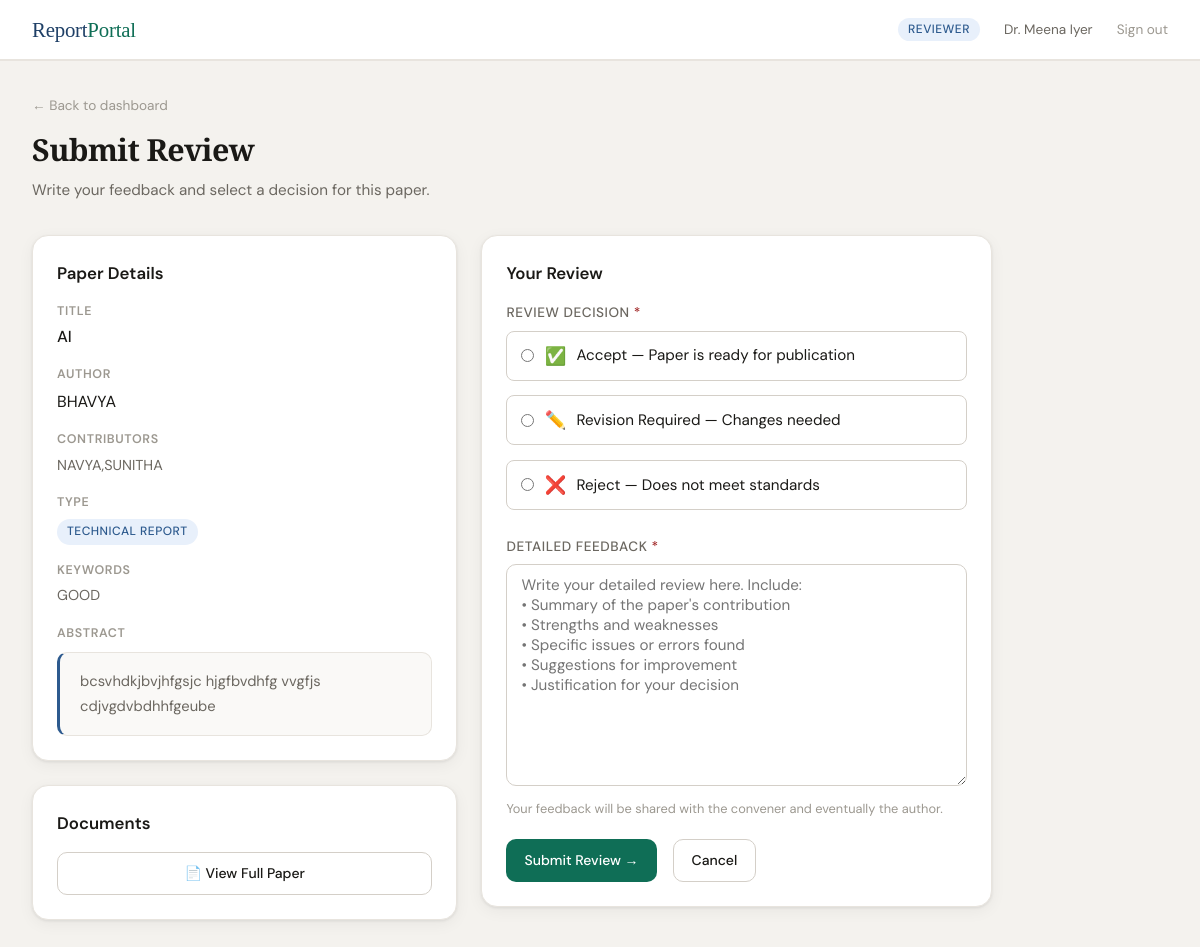
The app's page /reviewer/review/1/ (signed in) with its own data.
### accounts/models.py (models this page shows, shortened)
class User(AbstractBaseUser, PermissionsMixin):
    ROLE_CHOICES = [
        ('author', 'Author'),
        ('convener', 'Convener'),
        ('reviewer', 'Reviewer'),
    ]
    email = models.EmailField(unique=True)
    full_name = models.CharField(max_length=200, blank=True)
    role = models.CharField(max_length=20, choices=ROLE_CHOICES, default='author')
    is_active = models.BooleanField(default=True)
    is_staff = models.BooleanField(default=False)
    date_joined = models.DateTimeField(auto_now_add=True)
    otp = models.CharField(max_length=6, blank=True, null=True)
    otp_created_at = models.DateTimeField(blank=True, null=True)
    objects = UserManager()
    USERNAME_FIELD = 'email'
    REQUIRED_FIELDS = []
    class Meta:
        verbose_name = 'User'

### reports/models.py (models this page shows, shortened)
class Report(models.Model):
    REPORT_TYPE_CHOICES = [
        ('technical', 'Technical Report'),
        ('verification', 'Verification Report'),
        ('research', 'Research Report'),
    ]
    STATUS_CHOICES = [
        ('submitted', 'Submitted'),
        ('under_review', 'Under Review'),
        ('revision_required', 'Revision Required'),
        ('accepted', 'Accepted'),
        ('rejected', 'Rejected'),
    ]
    author = models.ForeignKey(User, on_delete=models.CASCADE, related_name='reports')
    report_type = models.CharField(max_length=30, choices=REPORT_TYPE_CHOICES)
    title = models.CharField(max_length=300)
    author_name = models.CharField(max_length=200)
    contributors = models.TextField(blank=True, help_text='Comma-separated contributor names')
    abstract = models.TextField()
    keywords = models.CharField(max_length=500)
    plagiarism_doc = models.FileField(upload_to='plagiarism/', null=True, blank=True)
    paper_doc = models.FileField(upload_to='papers/')
    status = models.CharField(max_length=30, choices=STATUS_CHOICES, default='submitted')
    submitted_at = models.DateTimeField(auto_now_add=True)
    updated_at = models.DateTimeField(auto_now=True)
    convener_notes = models.TextField(blank=True)
    assigned_reviewer = models.ForeignKey(
        User, on_delete=models.SET_NULL, null=True, blank=True,
        related_name='assigned_reports'
    )
    reviewer_feedback = models.TextField(blank=True)
    reviewed_at = models.DateTimeField(null=True, blank=True)
    class Meta:
        ordering = ['-submitted_at']

### reports/views.py (the view)
        def wrapper(request, *args, **kwargs):
            if not request.user.is_authenticated:
                return redirect('login')
            if request.user.role not in roles:
                messages.error(request, 'Access denied.')
                return redirect('dashboard')
            return view_func(request, *args, **kwargs)

### reports/views.py (called while the page is built, shortened)
def role_required(*roles):
    def decorator(view_func):
        def wrapper(request, *args, **kwargs):
            if not request.user.is_authenticated:
                return redirect('login')
            if request.user.role not in roles:
                messages.error(request, 'Access denied.')
                return redirect('dashboard')
            return view_func(request, *args, **kwargs)
        return wrapper
    return decorator

@login_required
@role_required('reviewer')
def submit_review(request, report_id):
    report = get_object_or_404(Report, id=report_id)
    return render(request, 'reports/submit_review.html', {'report': report})

### templates/reports/submit_review.html (shortened to what this page needs)
{% extends 'base.html' %}
{% block content %}
<div class="page-header">
  <a href="{% url 'reviewer_dashboard' %}" style="font-size:0.85rem;color:var(--text3);">← Back to dashboard</a>
  <h1 style="margin-top:0.5rem;">Submit Review</h1>
  <p>Write your feedback and select a decision for this paper.</p>
</div>
<div style="display:grid;grid-template-columns:1fr 1.2fr;gap:1.5rem;align-items:start;max-width:960px;">
  <div>
    <div class="card" style="margin-bottom:1.5rem;">
      <div class="card-title">Paper Details</div>
      <div style="display:flex;flex-direction:column;gap:1rem;">
        <div>
          <div style="font-size:0.78rem;color:var(--text3);text-transform:uppercase;letter-spacing:0.05em;font-weight:600;margin-bottom:4px;">Title</div>
          <div style="font-weight:500;line-height:1.4;">{{ report.title }}</div>
        </div>
        <div>
          <div style="font-size:0.78rem;color:var(--text3);text-transform:uppercase;letter-spacing:0.05em;font-weight:600;margin-bottom:4px;">Author</div>
          <div>{{ report.author_name }}</div>
        </div>
        {% if report.contributors %}
        <div>
          <div style="font-size:0.78rem;color:var(--text3);text-transform:uppercase;letter-spacing:0.05em;font-weight:600;margin-bottom:4px;">Contributors</div>
          <div style="font-size:0.9rem;color:var(--text2);">{{ report.contributors }}</div>
        </div>
        {% endif %}
        <div>
          <div style="font-size:0.78rem;color:var(--text3);text-transform:uppercase;letter-spacing:0.05em;font-weight:600;margin-bottom:4px;">Type</div>
          <span class="badge badge-blue">{{ report.get_report_type_display }}</span>
        </div>
        <div>
          <div style="font-size:0.78rem;color:var(--text3);text-transform:uppercase;letter-spacing:0.05em;font-weight:600;margin-bottom:4px;">Keywords</div>
          <div style="font-size:0.9rem;color:var(--text2);">{{ report.keywords }}</div>
        </div>
        <div>
          <div style="font-size:0.78rem;color:var(--text3);text-transform:uppercase;letter-spacing:0.05em;font-weight:600;margin-bottom:6px;">Abstract</div>
          <div class="abstract-box">{{ report.abstract }}</div>
        </div>
      </div>
    </div>
    <div class="card">
      <div class="card-title">Documents</div>
      <div style="display:flex;flex-direction:column;gap:8px;">
        {% if report.paper_doc %}
        <a href="{{ report.paper_doc.url }}" target="_blank" class="btn btn-outline" style="justify-content:center;">📄 View Full Paper</a>
        {% endif %}
      </div>
    </div>
  </div>
  <div class="card">
    <div class="card-title">Your Review</div>
    <form method="post">
      <div class="form-group">
        <label>Review Decision <span style="color:var(--red);">*</span></label>
        <div style="display:flex;flex-direction:column;gap:8px;">
          <label style="display:flex;align-items:center;gap:10px;font-size:0.95rem;font-weight:400;color:var(--text);text-transform:none;letter-spacing:0;cursor:pointer;padding:10px 14px;border:1.5px solid var(--border2);border-radius:8px;transition:border 0.2s;" id="lbl-accepted">
            <input type="radio" name="decision" value="accepted" onchange="highlight(this)" style="width:auto;margin:0;">
            <span style="font-size:1.1rem;">✅</span> Accept — Paper is ready for publication
          </label>
          <label style="display:flex;align-items:center;gap:10px;font-size:0.95rem;font-weight:400;color:var(--text);text-transform:none;letter-spacing:0;cursor:pointer;padding:10px 14px;border:1.5px solid var(--border2);border-radius:8px;transition:border 0.2s;" id="lbl-revision_required">
            <input type="radio" name="decision" value="revision_required" onchange="highlight(this)" style="width:auto;margin:0;">
            <span style="font-size:1.1rem;">✏️</span> Revision Required — Changes needed
          </label>
          <label style="display:flex;align-items:center;gap:10px;font-size:0.95rem;font-weight:400;color:var(--text);text-transform:none;letter-spacing:0;cursor:pointer;padding:10px 14px;border:1.5px solid var(--border2);border-radius:8px;transition:border 0.2s;" id="lbl-rejected">
            <input type="radio" name="decision" value="rejected" onchange="highlight(this)" style="width:auto;margin:0;">
            <span style="font-size:1.1rem;">❌</span> Reject — Does not meet standards
          </label>
        </div>
      </div>
      <div class="form-group">
        <label>Detailed Feedback <span style="color:var(--red);">*</span></label>
        <textarea name="feedback" rows="10" placeholder="Write your detailed review here. Include:
• Summary of the paper's contribution
• Strengths and weaknesses
• Specific issues or errors found
• Suggestions for improvement
• Justification for your decision"></textarea>
        <div class="form-hint">Your feedback will be shared with the convener and eventually the author.</div>
      </div>
      <div style="display:flex;gap:1rem;">
        <button type="submit" class="btn btn-teal">Submit Review →</button>
        <a href="{% url 'reviewer_dashboard' %}" class="btn btn-outline">Cancel</a>
      </div>
    </form>
  </div>
</div>
{% endblock %}

### templates/base.html (shortened to what this page needs)
<!DOCTYPE html>
<html lang="en">
<head>
</head>
<body>
{% if user.is_authenticated %}
<nav class="nav">
  <div class="nav-brand">Report<span>Portal</span></div>
  <div class="nav-right">
    <span class="nav-role">{{ user.role }}</span>
    <span class="nav-user">{{ user.full_name|default:user.email }}</span>
    <a href="{% url 'logout' %}" class="nav-logout">Sign out</a>
  </div>
</nav>
{% endif %}
<div class="page">
  {% block content %}{% endblock %}
</div>
</body>
</html>

### templates/base.html (style rules this page uses)
:root { --bg: #f4f2ee; --surface: #ffffff; --surface2: #faf9f7; --border: #e8e4de; --border2: #d4cfc8; --text: #1a1916; --text2: #6b6760; --text3: #9c9890; --accent: #2d5a8e; --accent-light: #e8f0fb; --accent-dark: #1e3f66; --teal: #0f6e56; --teal-light: #e1f5ee; --amber: #ba7517; --amber-light: #faeeda; --red: #a32d2d; --red-light: #fcebeb; --green: #3b6d11; --green-light: #eaf3de; --coral: #993c1d; --coral-light: #faece7; --radius: 10px; --radius-lg: 16px; --shadow: 0 1px 3px rgba(0,0,0,0.08), 0 4px 16px rgba(0,0,0,0.05); --shadow-lg: 0 8px 32px rgba(0,0,0,0.1); }
*, *::before, *::after { box-sizing: border-box; margin: 0; padding: 0; }
body { font-family: 'DM Sans', sans-serif; background: var(--bg); color: var(--text); line-height: 1.6; min-height: 100vh; }
a { color: var(--accent); text-decoration: none; }
.nav { background: var(--surface); border-bottom: 1px solid var(--border); padding: 0 2rem; display: flex; align-items: center; justify-content: space-between; height: 60px; position: sticky; top: 0; z-index: 100; box-shadow: 0 1px 0 var(--border); }
.nav-brand { font-family: 'Playfair Display', serif; font-size: 1.3rem; color: var(--accent-dark); letter-spacing: -0.01em; }
.nav-brand span { color: var(--teal); }
.nav-right { display: flex; align-items: center; gap: 1.5rem; }
.nav-user { font-size: 0.85rem; color: var(--text2); }
.nav-role { background: var(--accent-light); color: var(--accent); font-size: 0.75rem; font-weight: 500; padding: 2px 10px; border-radius: 20px; text-transform: uppercase; letter-spacing: 0.04em; }
.nav-logout { font-size: 0.85rem; color: var(--text3); transition: color 0.2s; }
.page { max-width: 1200px; margin: 0 auto; padding: 2rem; }
.page-header { margin-bottom: 2rem; }
.page-header h1 { font-family: 'Playfair Display', serif; font-size: 1.9rem; color: var(--text); font-weight: 700; letter-spacing: -0.02em; }
.page-header p { color: var(--text2); margin-top: 0.25rem; font-size: 0.95rem; }
.card { background: var(--surface); border: 1px solid var(--border); border-radius: var(--radius-lg); padding: 1.5rem; box-shadow: var(--shadow); }
.card-title { font-size: 1.05rem; font-weight: 600; color: var(--text); margin-bottom: 1rem; }
.badge { display: inline-flex; align-items: center; gap: 4px; font-size: 0.75rem; font-weight: 500; padding: 3px 10px; border-radius: 20px; text-transform: uppercase; letter-spacing: 0.04em; }
.badge-blue { background: var(--accent-light); color: var(--accent); }
.btn { display: inline-flex; align-items: center; gap: 6px; font-family: 'DM Sans', sans-serif; font-size: 0.875rem; font-weight: 500; padding: 9px 18px; border-radius: var(--radius); border: none; cursor: pointer; transition: all 0.2s; text-decoration: none; }
.btn-teal { background: var(--teal); color: white; }
.btn-outline { background: transparent; color: var(--text); border: 1px solid var(--border2); }
.form-group { margin-bottom: 1.25rem; }
label { display: block; font-size: 0.85rem; font-weight: 500; color: var(--text2); margin-bottom: 0.4rem; text-transform: uppercase; letter-spacing: 0.04em; }
input[type=text], input[type=email], input[type=password], textarea, select, input[type=file] { width: 100%; padding: 10px 14px; border: 1.5px solid var(--border2); border-radius: var(--radius); font-family: 'DM Sans', sans-serif; font-size: 0.95rem; background: var(--surface); color: var(--text); transition: border 0.2s; outline: none; }
textarea { resize: vertical; min-height: 100px; }
.form-hint { font-size: 0.8rem; color: var(--text3); margin-top: 0.3rem; }
.abstract-box { background: var(--surface2); border: 1px solid var(--border); border-left: 3px solid var(--accent); border-radius: var(--radius); padding: 1rem 1.25rem; font-size: 0.92rem; line-height: 1.7; color: var(--text2); margin-top: 0.5rem; }

### records on screen
User: role "REVIEWER", full_name "Dr. Meena Iyer"
Report: title "AI", author_name "BHAVYA", contributors "NAVYA,SUNITHA", report_type "TECHNICAL REPORT", keywords "GOOD", abstract "bcsvhdkjbvjhfgsjc hjgfbvdhfg vvgfjs cdjvgdvbdhhfgeube"
